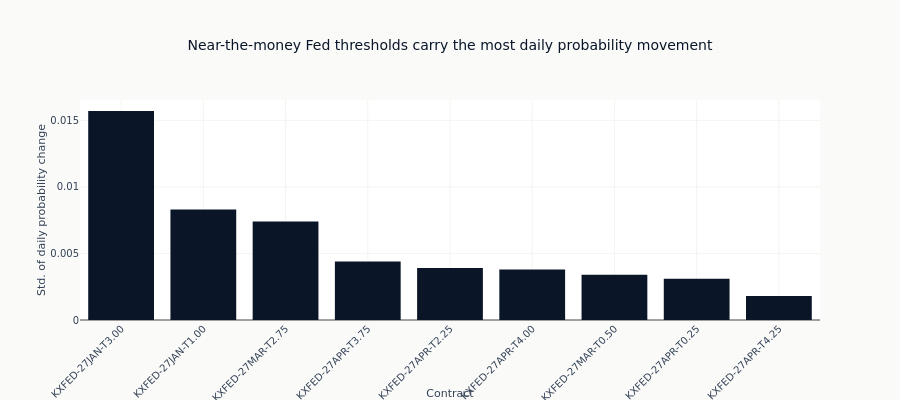

Notebook source saved alongside this figure:
### Code cell
ad = activity.to_pandas()
fig = go.Figure(go.Bar(x=ad["symbol"], y=ad["daily_prob_vol"], marker_color=COLORS["blue"]))
fig.update_layout(
    title="Near-the-money Fed thresholds carry the most daily probability movement",
    xaxis_title="Contract",
    yaxis_title="Std. of daily probability change",
    height=400,
)
fig.update_xaxes(tickangle=-45)
fig.show()

### Figure 1 — Plotly figure (JSON) as saved in the notebook; plotly's stock layout.template omitted (floating-point values rounded to 4 significant figures)
{"data": [{"marker": {"color": "#0a1628"}, "type": "bar", "x": ["KXFED-27JAN-T3.00", "KXFED-27JAN-T1.00", "KXFED-27MAR-T2.75", "KXFED-27APR-T3.75", "KXFED-27APR-T2.25", "KXFED-27APR-T4.00", "KXFED-27MAR-T0.50", "KXFED-27APR-T0.25", "KXFED-27APR-T4.25"], "y": [0.0157, 0.0083, 0.0074, 0.0044, 0.0039, 0.0038, 0.0034, 0.0031, 0.0018]}], "layout": {"height": 400, "title": {"text": "Near-the-money Fed thresholds carry the most daily probability movement"}, "xaxis": {"tickangle": -45, "title": {"text": "Contract"}}, "yaxis": {"title": {"text": "Std. of daily probability change"}}}}
